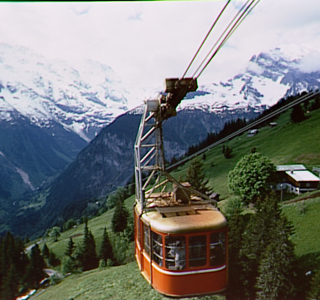
#> input picture TP2/cablecar.BMP, 320 x 300 px, found by its file name
$ python 3.py
#> lines starting #> are read from the running program, lines starting #| are printed output that depends on the picture
import cv2

img = cv2.imread("cablecar.bmp")
#> img is the input picture: shape (300, 320, 3); mean B, G, R 117.6, 120, 117.9

height, width, _ = img.shape
#> height = 300; width = 320

block_size = int(width / 2)
#> block_size = 160

for y in range(0, height, block_size):
    for x in range(0, width, block_size):

        y_end = min(y + block_size, height)
        x_end = min(x + block_size, width)

        block = img[y:y_end, x:x_end]

        print(f"Bloc ({x},{y}) → ({x_end},{y_end})")

        cv2.imshow("Block", block)
        cv2.waitKey(100)
#> this loop made 2 passes
#> pass 1, `cv2.imshow("Block", block)`:
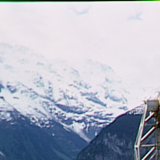
#> window 'Block': shape (160, 160, 3); mean B, G, R 195, 180.9, 175.9
#> pass 1, `cv2.imshow("Block", block)`:
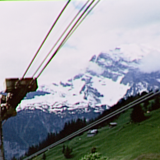
#> window 'Block': shape (160, 160, 3); mean B, G, R 155.6, 150.9, 147.6
#> pass 2, `cv2.imshow("Block", block)`:
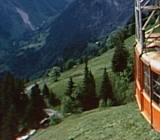
#> window 'Block': shape (140, 160, 3); mean B, G, R 65.6, 74.2, 66.7
#> pass 2, `cv2.imshow("Block", block)`:
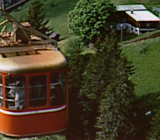
#> window 'Block': shape (140, 160, 3); mean B, G, R 37.8, 60.8, 68.8

cv2.destroyAllWindows()
